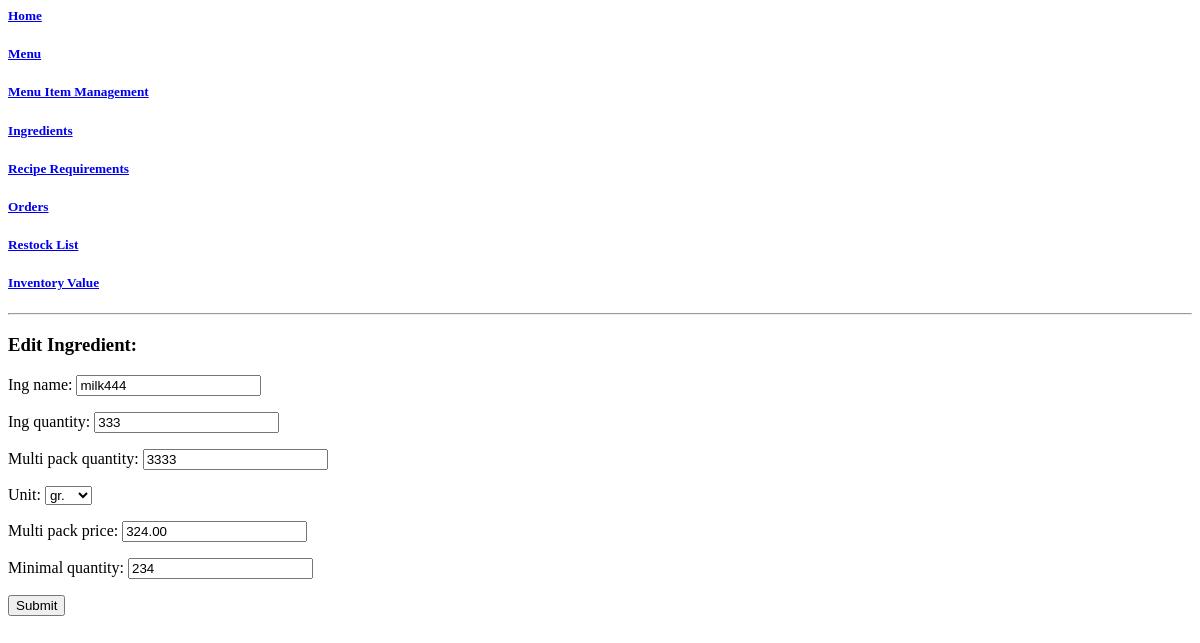
The app's page /ingredients/update/4, older data.
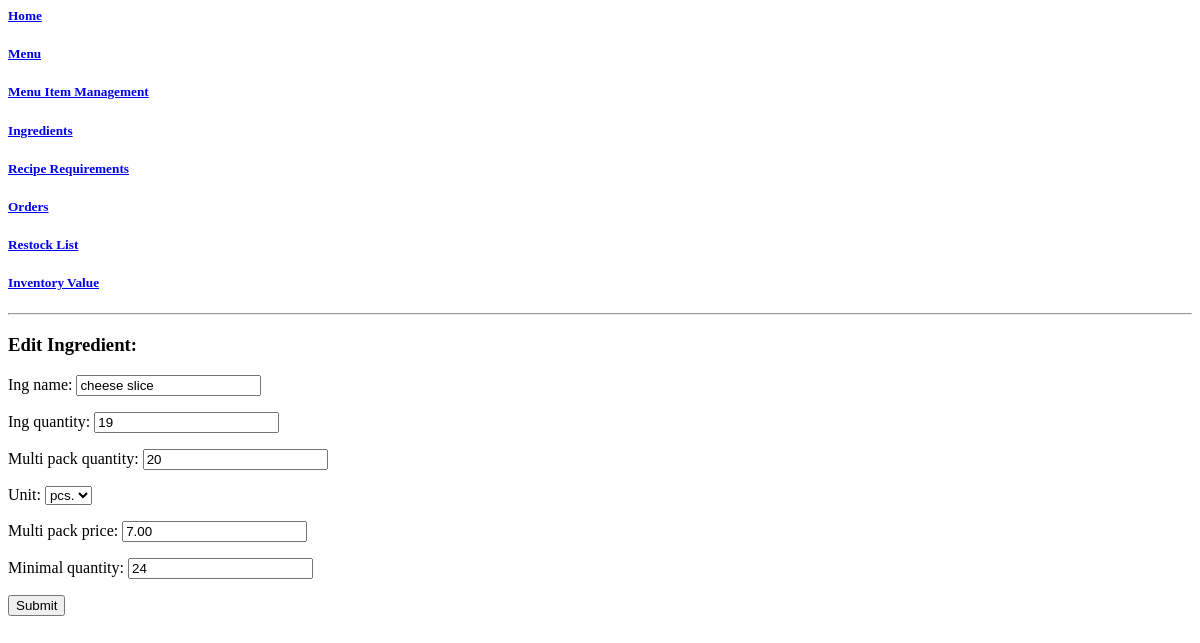
The same page, newer data.
### crispy_crab/models.py (models this page shows, shortened)
class Ingredients(models.Model):
    PIECE = "PC"
    GRAM = "GR"
    MILLILITRE = "ML"
    INGREDIENT_UNIT_CHOICES = [
        (PIECE, "pcs."),
        (GRAM, "gr."),
        (MILLILITRE, "ml")
    ]
    ing_name = models.CharField(max_length=25, unique=True)
    ing_quantity = models.IntegerField(default=0)
    multi_pack_quantity = models.IntegerField(default=1)
    unit = models.CharField(max_length=2, choices=INGREDIENT_UNIT_CHOICES, default=PIECE)
    multi_pack_price = models.DecimalField(max_digits=8, decimal_places=2)
    minimal_quantity = models.IntegerField(default=0)
    class Meta:
        ordering = ['ing_name']

### crispy_crab/views.py (the view)
# urls.py: path('ingredients/update/<pk>', views.IngredientsUpdate.as_view(), name='ingredientsupdate'),
class IngredientsUpdate(UpdateView):
    model = Ingredients
    template_name = "crispy_crab/ingredients_update.html"
    form_class = IngredientsUpdateForm
    success_url = "/ingredients/list"

### crispy_crab/forms.py
class IngredientsUpdateForm(forms.ModelForm):
    class Meta:
        model = Ingredients
        fields = "__all__"

### crispy_crab/templates/crispy_crab/ingredients_update.html (shortened to what this page needs)
{% extends "crispy_crab/base.html" %}
{% block content %}
<hr>
<h3>Edit Ingredient:</h3>
<form method="POST">
  {{ form.as_p }}
  <input type="submit" value="Submit"/>
</form>
{% endblock %}

Row changes from the older to the newer data that the page shows:
changed Ingredients: ing_name "milk444" → "cheese slice"; ing_quantity "333" → "19"; multi_pack_quantity "3333" → "20"; unit "gr." → "pcs."; multi_pack_price "324.00" → "7.00"; minimal_quantity "234" → "24"
